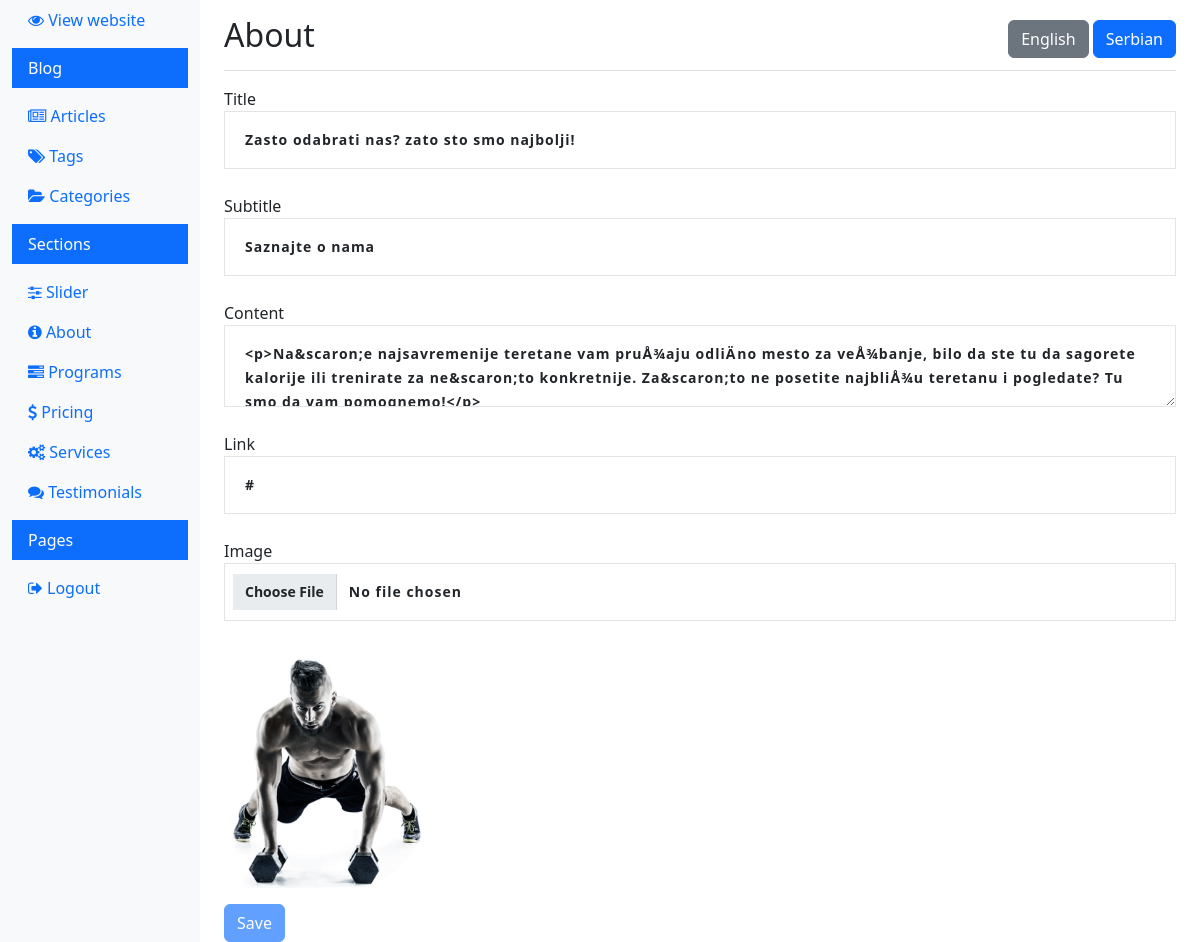
The page /view_about.php (signed in) on the database as committed earlier.
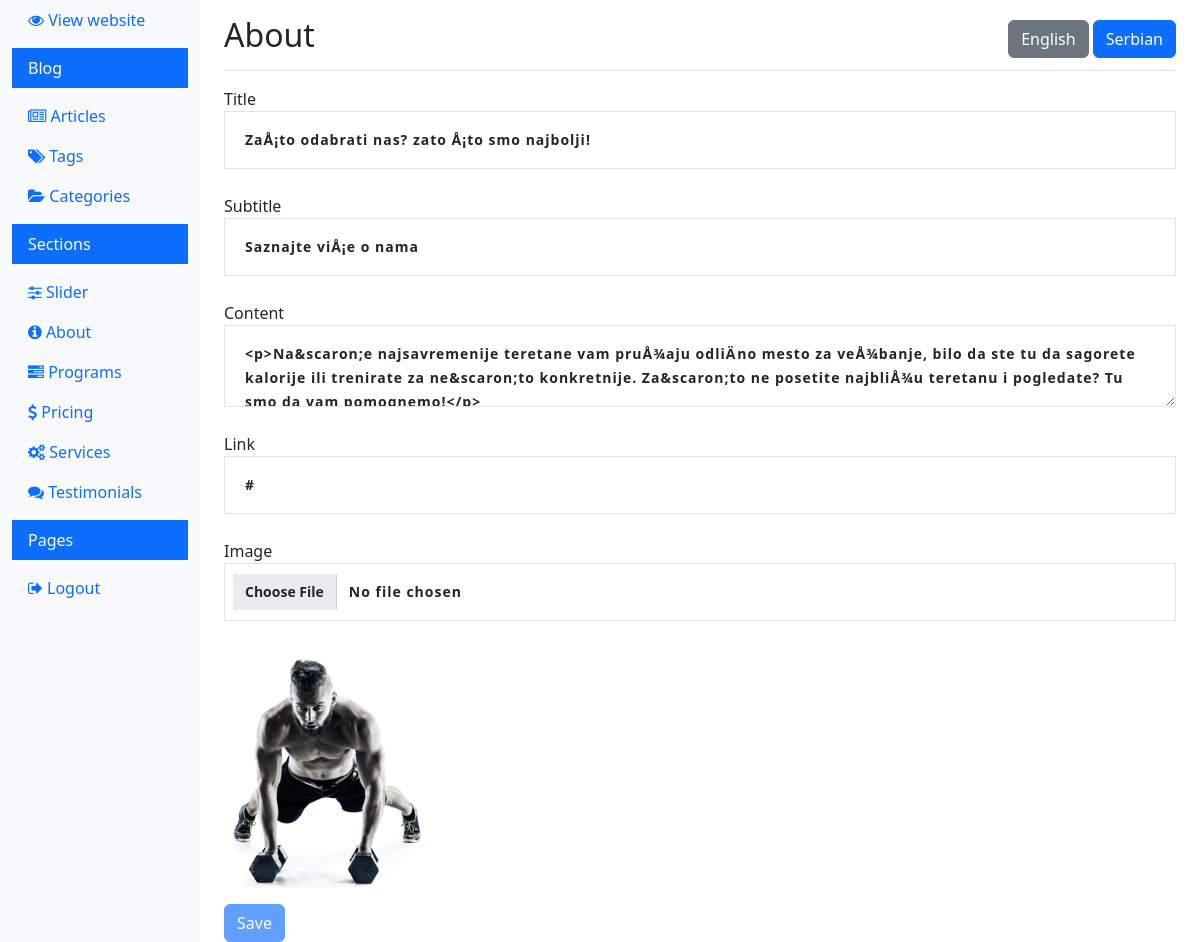
The same page on the database as committed later.
### tables this page shows
CREATE TABLE IF NOT EXISTS `about` (
  `id` int(11) NOT NULL AUTO_INCREMENT,
  `title` varchar(255) NOT NULL,
  `subtitle` varchar(255) NOT NULL,
  `content` mediumtext NOT NULL,
  `link` varchar(255) NOT NULL,
  `image` varchar(255) NOT NULL,
  `created_at` timestamp NULL DEFAULT CURRENT_TIMESTAMP,
  `language` varchar(2) NOT NULL DEFAULT 'sr',
  PRIMARY KEY (`id`)
);

### view_about.php (the view, shortened to what this page needs)
<?php
$lang = 'sr';
$conn = new mysqli(DB_HOST, DB_USER, DB_PASS, DB_NAME);
$sql = "SELECT title, subtitle, content, link, image FROM about WHERE language = ? LIMIT 1";
$stmt = $conn->prepare($sql);
$stmt->bind_param("s", $lang);
$stmt->execute();
$result = $stmt->get_result();
$title = '';
$subtitle = '';
$content = '';
$link = '';
$image = '';
if ($result && $result->num_rows > 0) {
  $about = $result->fetch_assoc();
  $title = $about['title'] ?? '';
  $subtitle = $about['subtitle'] ?? '';
  $content = $about['content'] ?? '';
  $link = $about['link'] ?? '';
  $image = $about['image'] ?? '';
}
?>
<!doctype html>
<html lang="en">
<head>
  <link rel="stylesheet" href="css/bootstrap.min.css">
  <link rel="stylesheet" href="https://cdnjs.cloudflare.com/ajax/libs/font-awesome/4.7.0/css/font-awesome.min.css">
  <link rel="stylesheet" href="css/style.css">
</head>
<body>
  <div class="container-fluid">
    <div class="row">
      <?php include 'navigation.php'; ?>
      <main role="main" class="col-md-9 ms-sm-auto col-lg-10 px-md-4">
        <div class="d-flex justify-content-between flex-wrap flex-md-nowrap align-items-center pt-3 pb-2 mb-3 border-bottom">
          <h1 class="h2">About</h1>
          <div>
            <a href="?lang=en" class="btn <?php echo $lang === 'en' ? 'btn-primary' : 'btn-secondary'; ?>">English</a>
            <a href="?lang=sr" class="btn <?php echo $lang === 'sr' ? 'btn-primary' : 'btn-secondary'; ?>">Serbian</a>
          </div>
        </div>
        <form method="POST" action="view_about.php?lang=<?php echo $lang; ?>" enctype="multipart/form-data" onsubmit="syncEditorContent()">
          <div class="form-group">
            <label for="title">Title</label>
            <input type="text" class="form-control" id="title" name="title" value="<?php echo htmlspecialchars($title); ?>" required>
          </div>
          <div class="form-group">
            <label for="subtitle">Subtitle</label>
            <input type="text" class="form-control" id="subtitle" name="subtitle" value="<?php echo htmlspecialchars($subtitle); ?>" required>
          </div>
          <div class="form-group">
            <label for="content">Content</label>
            <textarea class="form-control" id="content" name="content" required><?php echo htmlspecialchars($content); ?></textarea>
          </div>
          <div class="form-group">
            <label for="link">Link</label>
            <input type="text" class="form-control" id="link" name="link" value="<?php echo htmlspecialchars($link); ?>" required>
          </div>
          <div class="form-group">
            <label for="image">Image</label>
            <input type="file" class="form-control" id="image" name="image">
            <?php if ($image) : ?>
              <img src="uploads/<?php echo htmlspecialchars($image); ?>" alt="Current Image" style="max-width: 200px; margin-top: 10px;">
            <?php endif; ?>
          </div>
          <button type="submit" class="btn btn-primary mt-3" id="saveButton" disabled>Save</button>
        </form>
      </main>
    </div>
  </div>
</body>
</html>

Rows that differ between the two databases and show on the page:
changed about: title "Zasto odabrati nas? zato sto smo najbolji!" → "ZaÅ¡to odabrati nas? zato Å¡to smo najbolji!"; subtitle "Saznajte o nama" → "Saznajte viÅ¡e o nama"
